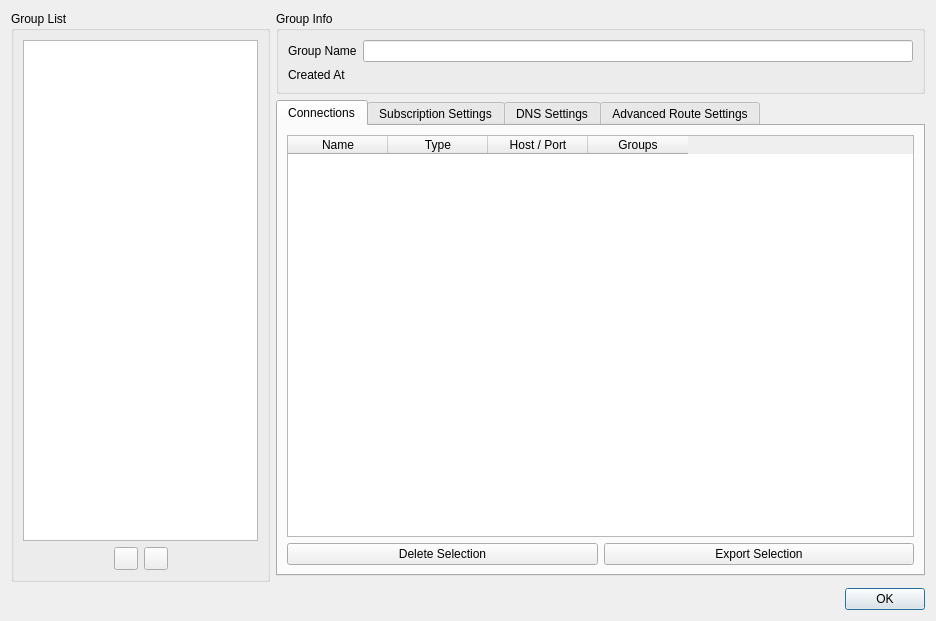
<?xml version="1.0" encoding="UTF-8"?>
<ui version="4.0">
 <class>w_GroupManager</class>
 <widget class="QDialog" name="w_GroupManager">
  <property name="geometry">
   <rect>
    <x>0</x>
    <y>0</y>
    <width>936</width>
    <height>621</height>
   </rect>
  </property>
  <property name="windowTitle">
   <string>Group Editor</string>
  </property>
  <property name="sizeGripEnabled">
   <bool>false</bool>
  </property>
  <property name="modal">
   <bool>true</bool>
  </property>
  <layout class="QGridLayout" name="gridLayout" columnstretch="2,5">
   <item row="0" column="1">
    <widget class="QGroupBox" name="groupInfoGroupBox">
     <property name="title">
      <string>Group Info</string>
     </property>
     <layout class="QFormLayout" name="formLayout_2">
      <item row="0" column="0">
       <widget class="QLabel" name="label">
        <property name="text">
         <string>Group Name</string>
        </property>
       </widget>
      </item>
      <item row="0" column="1">
       <widget class="QLineEdit" name="groupNameTxt"/>
      </item>
      <item row="1" column="0">
       <widget class="QLabel" name="label_4">
        <property name="text">
         <string>Created At</string>
        </property>
       </widget>
      </item>
      <item row="1" column="1">
       <widget class="QLabel" name="createdAtLabel">
        <property name="text">
         <string/>
        </property>
       </widget>
      </item>
     </layout>
    </widget>
   </item>
   <item row="0" column="0" rowspan="3">
    <widget class="QGroupBox" name="groupBox">
     <property name="title">
      <string>Group List</string>
     </property>
     <layout class="QVBoxLayout" name="verticalLayout_3">
      <item>
       <widget class="QListWidget" name="groupList">
        <property name="selectionMode">
         <enum>QAbstractItemView::SingleSelection</enum>
        </property>
        <property name="selectionBehavior">
         <enum>QAbstractItemView::SelectRows</enum>
        </property>
       </widget>
      </item>
      <item>
       <layout class="QHBoxLayout" name="horizontalLayout">
        <item>
         <spacer name="horizontalSpacer">
          <property name="orientation">
           <enum>Qt::Horizontal</enum>
          </property>
          <property name="sizeHint" stdset="0">
           <size>
            <width>40</width>
            <height>20</height>
           </size>
          </property>
         </spacer>
        </item>
        <item>
         <widget class="QToolButton" name="addGroupButton">
          <property name="sizePolicy">
           <sizepolicy hsizetype="Fixed" vsizetype="Fixed">
            <horstretch>0</horstretch>
            <verstretch>0</verstretch>
           </sizepolicy>
          </property>
          <property name="toolTip">
           <string>Add Subscription</string>
          </property>
          <property name="icon">
           <iconset>
            <normaloff>:/assets/icons/ui_dark/add.svg</normaloff>:/assets/icons/ui_dark/add.svg</iconset>
          </property>
         </widget>
        </item>
        <item>
         <widget class="QToolButton" name="removeGroupButton">
          <property name="sizePolicy">
           <sizepolicy hsizetype="Fixed" vsizetype="Fixed">
            <horstretch>0</horstretch>
            <verstretch>0</verstretch>
           </sizepolicy>
          </property>
          <property name="toolTip">
           <string>Remove Subscription</string>
          </property>
          <property name="text">
           <string/>
          </property>
          <property name="icon">
           <iconset>
            <normaloff>:/assets/icons/ui_dark/minus.svg</normaloff>:/assets/icons/ui_dark/minus.svg</iconset>
          </property>
         </widget>
        </item>
        <item>
         <spacer name="horizontalSpacer_2">
          <property name="orientation">
           <enum>Qt::Horizontal</enum>
          </property>
          <property name="sizeHint" stdset="0">
           <size>
            <width>40</width>
            <height>20</height>
           </size>
          </property>
         </spacer>
        </item>
       </layout>
      </item>
     </layout>
    </widget>
   </item>
   <item row="3" column="0" colspan="2">
    <widget class="QDialogButtonBox" name="buttonBox">
     <property name="orientation">
      <enum>Qt::Horizontal</enum>
     </property>
     <property name="standardButtons">
      <set>QDialogButtonBox::Ok</set>
     </property>
    </widget>
   </item>
   <item row="1" column="1">
    <widget class="QTabWidget" name="tabWidget">
     <property name="currentIndex">
      <number>0</number>
     </property>
     <widget class="QWidget" name="tab">
      <attribute name="title">
       <string>Connections</string>
      </attribute>
      <layout class="QGridLayout" name="gridLayout_2">
       <item row="1" column="0">
        <widget class="QPushButton" name="deleteSelectedConnBtn">
         <property name="text">
          <string>Delete Selection</string>
         </property>
        </widget>
       </item>
       <item row="0" column="0" colspan="2">
        <widget class="QTableWidget" name="connectionsTable">
         <property name="contextMenuPolicy">
          <enum>Qt::CustomContextMenu</enum>
         </property>
         <property name="editTriggers">
          <set>QAbstractItemView::NoEditTriggers</set>
         </property>
         <property name="selectionBehavior">
          <enum>QAbstractItemView::SelectRows</enum>
         </property>
         <column>
          <property name="text">
           <string>Name</string>
          </property>
         </column>
         <column>
          <property name="text">
           <string>Type</string>
          </property>
         </column>
         <column>
          <property name="text">
           <string>Host / Port</string>
          </property>
         </column>
         <column>
          <property name="text">
           <string>Groups</string>
          </property>
         </column>
        </widget>
       </item>
       <item row="1" column="1">
        <widget class="QPushButton" name="exportSelectedConnBtn">
         <property name="text">
          <string>Export Selection</string>
         </property>
        </widget>
       </item>
      </layout>
     </widget>
     <widget class="QWidget" name="tab_2">
      <attribute name="title">
       <string>Subscription Settings</string>
      </attribute>
      <layout class="QVBoxLayout" name="verticalLayout">
       <item>
        <widget class="QGroupBox" name="groupIsSubscriptionGroup">
         <property name="title">
          <string>This group is a subscription</string>
         </property>
         <property name="checkable">
          <bool>true</bool>
         </property>
         <property name="checked">
          <bool>false</bool>
         </property>
         <layout class="QFormLayout" name="formLayout_3">
          <property name="sizeConstraint">
           <enum>QLayout::SetDefaultConstraint</enum>
          </property>
          <property name="fieldGrowthPolicy">
           <enum>QFormLayout::ExpandingFieldsGrow</enum>
          </property>
          <property name="rowWrapPolicy">
           <enum>QFormLayout::DontWrapRows</enum>
          </property>
          <item row="0" column="0">
           <widget class="QLabel" name="label_2">
            <property name="text">
             <string>Subscription Address</string>
            </property>
           </widget>
          </item>
          <item row="0" column="1">
           <widget class="QLineEdit" name="subAddrTxt"/>
          </item>
          <item row="1" column="0">
           <widget class="QLabel" name="label_11">
            <property name="text">
             <string>Subscription Type</string>
            </property>
           </widget>
          </item>
          <item row="1" column="1">
           <widget class="QComboBox" name="subscriptionTypeCB">
            <property name="sizePolicy">
             <sizepolicy hsizetype="MinimumExpanding" vsizetype="Fixed">
              <horstretch>0</horstretch>
              <verstretch>0</verstretch>
             </sizepolicy>
            </property>
           </widget>
          </item>
          <item row="2" column="0">
           <widget class="QLabel" name="label_6">
            <property name="text">
             <string>Last Updated</string>
            </property>
           </widget>
          </item>
          <item row="2" column="1">
           <widget class="QLabel" name="lastUpdatedLabel">
            <property name="text">
             <string/>
            </property>
           </widget>
          </item>
          <item row="3" column="0">
           <widget class="QLabel" name="label_3">
            <property name="text">
             <string>Update Interval</string>
            </property>
           </widget>
          </item>
          <item row="3" column="1">
           <layout class="QHBoxLayout" name="horizontalLayout_3">
            <item>
             <widget class="QDoubleSpinBox" name="updateIntervalSB">
              <property name="maximum">
               <double>365.000000000000000</double>
              </property>
              <property name="singleStep">
               <double>0.500000000000000</double>
              </property>
              <property name="value">
               <double>5.000000000000000</double>
              </property>
             </widget>
            </item>
            <item>
             <widget class="QLabel" name="label_5">
              <property name="text">
               <string>Days</string>
              </property>
             </widget>
            </item>
            <item>
             <spacer name="horizontalSpacer_3">
              <property name="orientation">
               <enum>Qt::Horizontal</enum>
              </property>
              <property name="sizeHint" stdset="0">
               <size>
                <width>40</width>
                <height>20</height>
               </size>
              </property>
             </spacer>
            </item>
           </layout>
          </item>
          <item row="4" column="0" colspan="2">
           <layout class="QHBoxLayout" name="horizontalLayout_4">
            <item>
             <widget class="QGroupBox" name="groupBox_4">
              <property name="title">
               <string>Import Include Filters</string>
              </property>
              <layout class="QFormLayout" name="formLayout_4">
               <item row="0" column="0" colspan="2">
                <widget class="QPlainTextEdit" name="IncludeKeywords">
                 <property name="placeholderText">
                  <string>Leave blank to include all</string>
                 </property>
                </widget>
               </item>
               <item row="1" column="0">
                <widget class="QLabel" name="label_7">
                 <property name="text">
                  <string>Relation</string>
                 </property>
                </widget>
               </item>
               <item row="1" column="1">
                <widget class="QComboBox" name="IncludeRelation">
                 <item>
                  <property name="text">
                   <string notr="true">And</string>
                  </property>
                 </item>
                 <item>
                  <property name="text">
                   <string notr="true">Or</string>
                  </property>
                 </item>
                </widget>
               </item>
              </layout>
             </widget>
            </item>
            <item>
             <widget class="QGroupBox" name="groupBox_3">
              <property name="title">
               <string>Import Exclude Filters</string>
              </property>
              <layout class="QFormLayout" name="formLayout">
               <item row="1" column="0">
                <widget class="QLabel" name="label_8">
                 <property name="text">
                  <string>Relation</string>
                 </property>
                </widget>
               </item>
               <item row="1" column="1">
                <widget class="QComboBox" name="ExcludeRelation">
                 <item>
                  <property name="text">
                   <string notr="true">And</string>
                  </property>
                 </item>
                 <item>
                  <property name="text">
                   <string notr="true">Or</string>
                  </property>
                 </item>
                </widget>
               </item>
               <item row="0" column="0" colspan="2">
                <widget class="QPlainTextEdit" name="ExcludeKeywords">
                 <property name="placeholderText">
                  <string>Leave blank to exclude nothing</string>
                 </property>
                </widget>
               </item>
              </layout>
             </widget>
            </item>
           </layout>
          </item>
         </layout>
        </widget>
       </item>
       <item>
        <widget class="QPushButton" name="updateButton">
         <property name="text">
          <string>Update Subscription</string>
         </property>
        </widget>
       </item>
      </layout>
     </widget>
     <widget class="QWidget" name="tab_3">
      <attribute name="title">
       <string>DNS Settings</string>
      </attribute>
      <layout class="QGridLayout" name="gridLayout_4">
       <item row="0" column="0">
        <widget class="QGroupBox" name="dnsSettingsGB">
         <property name="title">
          <string>Override Global DNS Settings</string>
         </property>
         <property name="checkable">
          <bool>true</bool>
         </property>
         <property name="checked">
          <bool>false</bool>
         </property>
        </widget>
       </item>
      </layout>
     </widget>
     <widget class="QWidget" name="tab_5">
      <attribute name="title">
       <string>Advanced Route Settings</string>
      </attribute>
      <layout class="QGridLayout" name="gridLayout_6">
       <item row="0" column="0">
        <widget class="QGroupBox" name="routeSettingsGB">
         <property name="title">
          <string>Override Global Advanced Route Settings</string>
         </property>
         <property name="checkable">
          <bool>true</bool>
         </property>
         <property name="checked">
          <bool>false</bool>
         </property>
        </widget>
       </item>
      </layout>
     </widget>
    </widget>
   </item>
  </layout>
 </widget>
 <tabstops>
  <tabstop>groupList</tabstop>
  <tabstop>addGroupButton</tabstop>
  <tabstop>removeGroupButton</tabstop>
  <tabstop>updateIntervalSB</tabstop>
 </tabstops>
 <resources/>
 <connections>
  <connection>
   <sender>buttonBox</sender>
   <signal>accepted()</signal>
   <receiver>w_GroupManager</receiver>
   <slot>accept()</slot>
   <hints>
    <hint type="sourcelabel">
     <x>248</x>
     <y>254</y>
    </hint>
    <hint type="destinationlabel">
     <x>157</x>
     <y>274</y>
    </hint>
   </hints>
  </connection>
  <connection>
   <sender>buttonBox</sender>
   <signal>rejected()</signal>
   <receiver>w_GroupManager</receiver>
   <slot>reject()</slot>
   <hints>
    <hint type="sourcelabel">
     <x>316</x>
     <y>260</y>
    </hint>
    <hint type="destinationlabel">
     <x>286</x>
     <y>274</y>
    </hint>
   </hints>
  </connection>
 </connections>
</ui>
